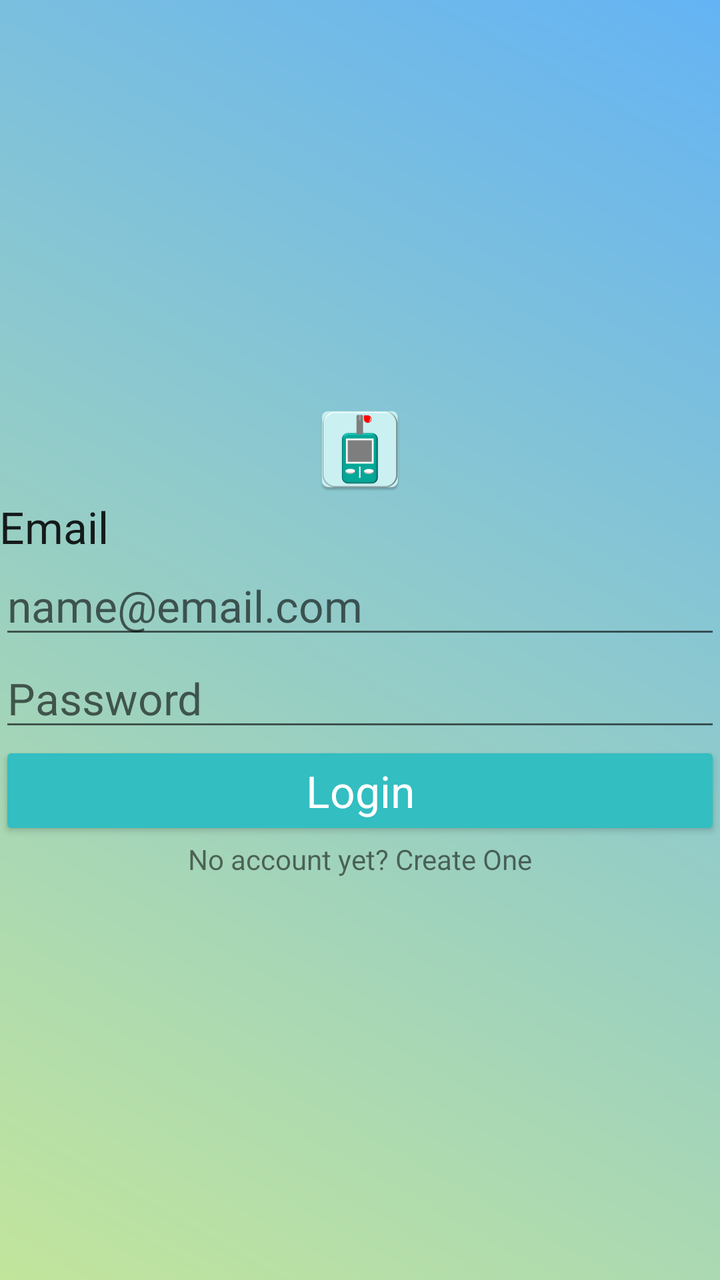
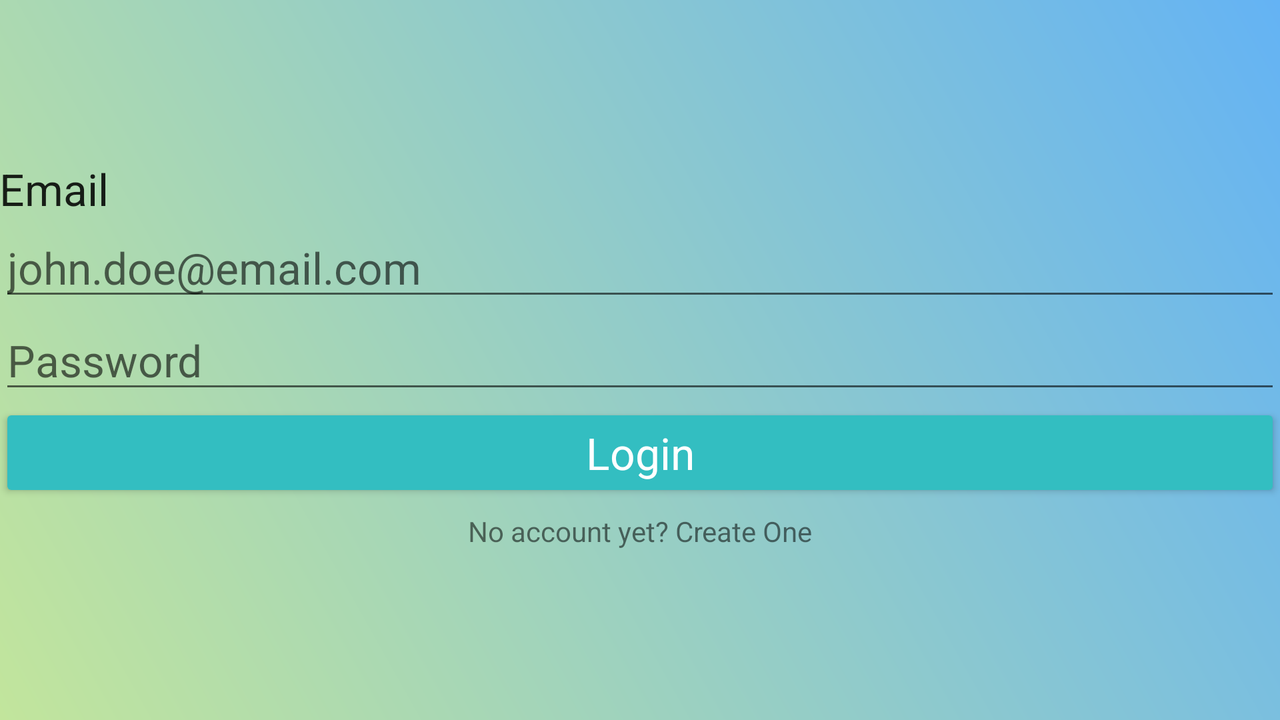

One screen, two layout resources from the same app: the default and the repository's alternative for another configuration. Each is rendered where Android would select it; the XML of both is given below.
<!-- AndroidManifest.xml: application theme AppTheme -->
<!-- res/layout/activity_login.xml -->
<?xml version="1.0" encoding="utf-8"?>
<android.support.constraint.ConstraintLayout xmlns:android="http://schemas.android.com/apk/res/android"
    xmlns:app="http://schemas.android.com/apk/res-auto"
    xmlns:tools="http://schemas.android.com/tools"
    android:layout_width="match_parent"
    android:layout_height="match_parent"
    android:background="@drawable/gradient_bluegreen"
    tools:layout_editor_absoluteY="81dp">

    <LinearLayout
        android:layout_width="match_parent"
        android:layout_height="match_parent"
        android:gravity="center"
        android:orientation="vertical"
        android:padding="@dimen/activity_horizontal_margin"
        app:layout_constraintBottom_toBottomOf="parent"
        app:layout_constraintEnd_toEndOf="parent"
        app:layout_constraintStart_toStartOf="parent"
        app:layout_constraintTop_toTopOf="parent">

        <ImageView
            android:id="@+id/app_image"
            android:layout_width="wrap_content"
            android:layout_height="wrap_content"
            android:layout_gravity="center"
            android:paddingBottom="@dimen/activity_vertical_margin"
            android:visibility="visible"
            app:srcCompat="@mipmap/ic_launcher" />

        <TextView
            android:id="@+id/email_text_login"
            android:layout_width="match_parent"
            android:layout_height="wrap_content"
            android:text="Email"
            android:textAppearance="@android:style/TextAppearance.DeviceDefault.Large"
            app:layout_constraintEnd_toEndOf="parent"
            app:layout_constraintHorizontal_bias="0.5"
            app:layout_constraintStart_toStartOf="parent"
            tools:layout_editor_absoluteY="121dp" />

        <EditText
            android:id="@+id/login_email_login"
            android:layout_width="match_parent"
            android:layout_height="wrap_content"
            android:ems="10"
            android:hint="name@email.com"
            android:inputType="textEmailAddress|textVisiblePassword"
            android:textAppearance="@android:style/TextAppearance.DeviceDefault.Large"
            app:layout_constraintBottom_toTopOf="@+id/login_password_login"
            app:layout_constraintEnd_toEndOf="parent"
            app:layout_constraintHorizontal_bias="0.5"
            app:layout_constraintStart_toStartOf="parent"
            app:layout_constraintTop_toBottomOf="@+id/email_text_login" />

        <EditText
            android:id="@+id/login_password_login"
            android:layout_width="match_parent"
            android:layout_height="wrap_content"
            android:ems="10"
            android:hint="Password"
            android:inputType="textPassword"
            android:textAppearance="@android:style/TextAppearance.DeviceDefault.Large"
            app:layout_constraintEnd_toEndOf="parent"
            app:layout_constraintHorizontal_bias="0.5"
            app:layout_constraintStart_toStartOf="parent"
            tools:layout_editor_absoluteY="201dp" />

        <Button
            android:id="@+id/login_button"
            android:layout_width="match_parent"
            android:layout_height="wrap_content"
            android:text="Login"
            android:textAppearance="@android:style/TextAppearance.DeviceDefault.Large"
            app:layout_constraintEnd_toEndOf="parent"
            app:layout_constraintHorizontal_bias="0.5"
            app:layout_constraintStart_toStartOf="parent"
            tools:layout_editor_absoluteY="254dp" />

        <TextView
            android:id="@+id/createAccount_login"
            android:layout_width="match_parent"
            android:layout_height="wrap_content"
            android:gravity="center"
            android:text="No account yet? Create One"
            android:textAppearance="@android:style/TextAppearance.DeviceDefault.Small"
            app:layout_constraintEnd_toEndOf="parent"
            app:layout_constraintHorizontal_bias="0.5"
            app:layout_constraintStart_toStartOf="parent"
            tools:layout_editor_absoluteY="315dp" />
    </LinearLayout>


</android.support.constraint.ConstraintLayout>
<!-- resources referenced by this layout -->
<resources>
  <!-- drawable gradient_bluegreen (drawable) -->
  <?xml version="1.0" encoding="UTF-8"?>
  <shape xmlns:android="http://schemas.android.com/apk/res/android"
      android:shape="rectangle">
  
      <gradient
          android:angle="45"
          android:endColor="#64b3f4"
          android:startColor="#c2e59c"
          android:type="linear" />
  
  </shape>
  <!-- mipmap ic_launcher: png bitmap (mipmap-hdpi, 1969 bytes) -->
  <style name="AppTheme" parent="Theme.AppCompat.Light.DarkActionBar">
          
          <item name="colorPrimary">@color/colorPrimary</item>
          <item name="colorPrimaryDark">@color/colorPrimaryDark</item>
          <item name="colorAccent">@color/colorAccent</item>
          <item name="android:editTextStyle">@style/editText_style</item>
          <item name="android:buttonStyle">@style/button_style</item>
      </style>
  <color name="colorPrimary">#3F51B5</color>
  <color name="colorPrimaryDark">#303F9F</color>
  <color name="colorAccent">#33BEC1</color>
  <style name="editText_style">
          <item name="android:layout_width">match_parent</item>
          <item name="android:layout_height">wrap_content</item>
          <item name="android:color">@color/color_btnPrimaryDark</item>
      </style>
  <style name="button_style" parent="Widget.AppCompat.Button.Colored">
          <item name="android:color">@color/colorAccent</item>
          <item name="android:layout_height">wrap_content</item>
          <item name="android:textColor">#ffffff</item>
          <item name="android:layout_width">wrap_content</item>
      </style>
  <color name="color_btnPrimaryDark">#3C446D</color>
</resources>
<!-- res/layout-land/activity_login.xml (the repository's variant of the layout above) -->
<!-- drawn on the phone turned sideways -->
<?xml version="1.0" encoding="utf-8"?>
<android.support.constraint.ConstraintLayout xmlns:android="http://schemas.android.com/apk/res/android"
    xmlns:tools="http://schemas.android.com/tools"
    android:layout_width="match_parent"
    android:layout_height="match_parent"
    android:background="@drawable/gradient_bluegreen">


    <LinearLayout
        android:layout_width="match_parent"
        android:layout_height="match_parent"
        android:orientation="vertical"
        android:gravity="center"
        android:padding="@dimen/activity_vertical_margin">

        <TextView
            android:id="@+id/email_text_login"
            android:layout_width="match_parent"
            android:layout_height="wrap_content"
            android:text="@string/email"
            android:textAppearance="@android:style/TextAppearance.DeviceDefault.Large"
            tools:layout_editor_absoluteX="279dp"
            tools:layout_editor_absoluteY="37dp" />

        <EditText
            android:id="@+id/email_login"
            android:layout_width="match_parent"
            android:layout_height="wrap_content"
            android:ems="10"
            android:hint="@string/name_email_com"
            android:inputType="textEmailAddress|textVisiblePassword"
            android:textAppearance="@android:style/TextAppearance.DeviceDefault.Large"
            tools:layout_editor_absoluteX="31dp"
            tools:layout_editor_absoluteY="72dp" />

        <EditText
            android:id="@+id/login_password_login"
            android:layout_width="match_parent"
            android:layout_height="wrap_content"
            android:ems="10"
            android:hint="@string/password"
            android:inputType="textPassword"
            android:textAppearance="@android:style/TextAppearance.DeviceDefault.Large"
            tools:layout_editor_absoluteX="31dp"
            tools:layout_editor_absoluteY="132dp" />

        <Button
            android:id="@+id/login"
            android:layout_width="match_parent"
            android:layout_height="wrap_content"
            android:text="@string/login"
            android:textAppearance="@android:style/TextAppearance.DeviceDefault.Large"
            tools:layout_editor_absoluteX="31dp"
            tools:layout_editor_absoluteY="191dp" />

        <TextView
            android:id="@+id/createAccount_login"
            android:layout_width="match_parent"
            android:layout_height="29dp"
            android:gravity="center"
            android:text="@string/no_account_yet_create_one"
            android:textAppearance="@android:style/TextAppearance.DeviceDefault.Small"
            tools:layout_editor_absoluteX="209dp"
            tools:layout_editor_absoluteY="252dp" />
    </LinearLayout>

</android.support.constraint.ConstraintLayout>
<!-- resources referenced by the variant -->
<!-- as the phone turned sideways resolves them -->
<resources>
  <!-- drawable gradient_bluegreen (drawable) -->
  <?xml version="1.0" encoding="UTF-8"?>
  <shape xmlns:android="http://schemas.android.com/apk/res/android"
      android:shape="rectangle">
  
      <gradient
          android:angle="45"
          android:endColor="#64b3f4"
          android:startColor="#c2e59c"
          android:type="linear" />
  
  </shape>
  <string name="email">Email</string>
  <string name="login">Login</string>
  <string name="name_email_com">john.doe@email.com</string>
  <string name="no_account_yet_create_one">No account yet? Create One</string>
  <string name="password">Password</string>
  <style name="AppTheme" parent="Theme.AppCompat.Light.DarkActionBar">
          
          <item name="colorPrimary">@color/colorPrimary</item>
          <item name="colorPrimaryDark">@color/colorPrimaryDark</item>
          <item name="colorAccent">@color/colorAccent</item>
          <item name="android:editTextStyle">@style/editText_style</item>
          <item name="android:buttonStyle">@style/button_style</item>
      </style>
  <color name="colorPrimary">#3F51B5</color>
  <color name="colorPrimaryDark">#303F9F</color>
  <color name="colorAccent">#33BEC1</color>
  <style name="editText_style">
          <item name="android:layout_width">match_parent</item>
          <item name="android:layout_height">wrap_content</item>
          <item name="android:color">@color/color_btnPrimaryDark</item>
      </style>
  <style name="button_style" parent="Widget.AppCompat.Button.Colored">
          <item name="android:color">@color/colorAccent</item>
          <item name="android:layout_height">wrap_content</item>
          <item name="android:textColor">#ffffff</item>
          <item name="android:layout_width">wrap_content</item>
      </style>
  <color name="color_btnPrimaryDark">#3C446D</color>
</resources>
